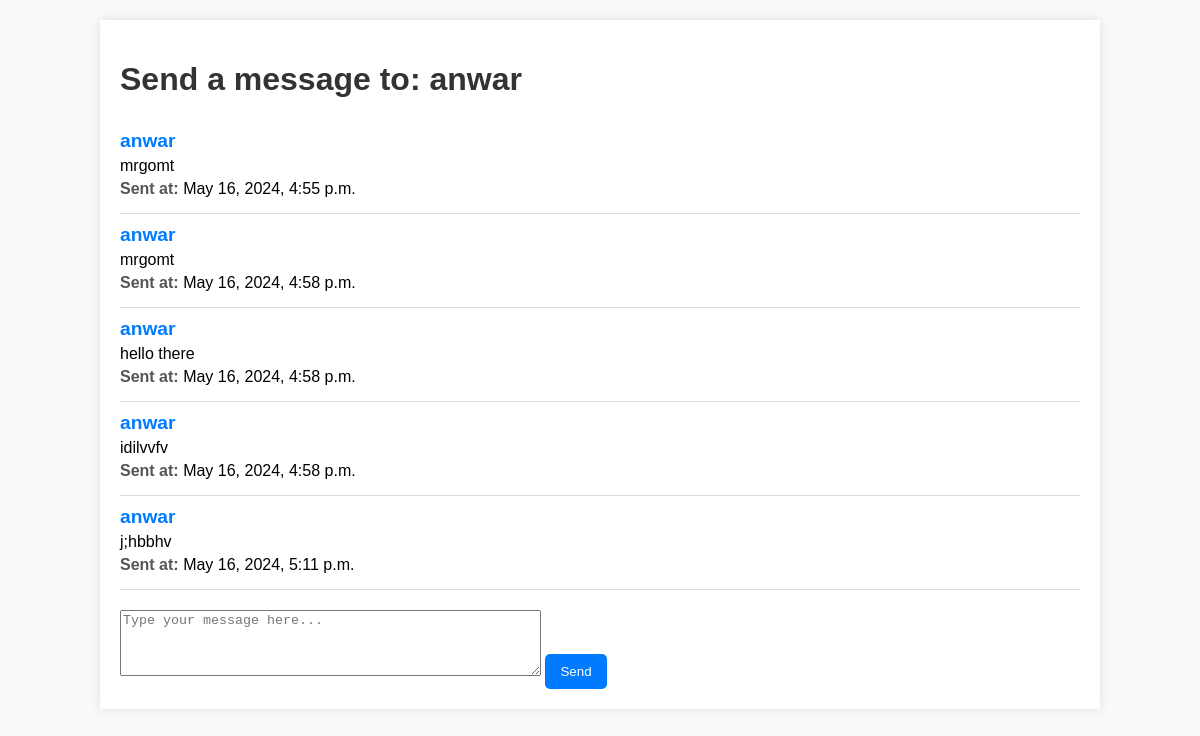
Page /message/1 on the earlier database version.
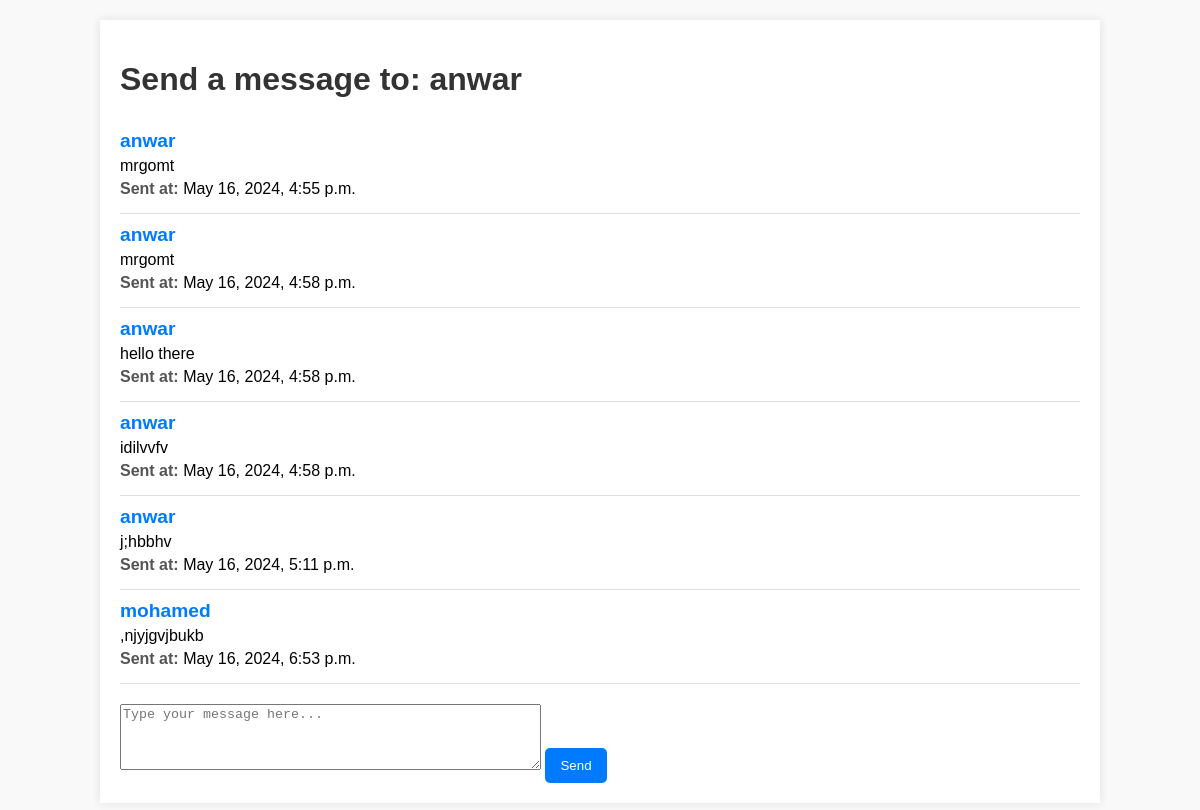
Same page on the later database version.
### api/models.py (models this page shows, shortened)
class Message(models.Model):
    body=models.TextField()
    sender=models.ForeignKey(User,on_delete=models.CASCADE,related_name='sender')
    date=models.DateTimeField(auto_now_add=True)
    receiver=models.ForeignKey(User,on_delete=models.SET_NULL,related_name='receiver',null=True)

### api/views.py (the view)
# urls.py: path('message/<str:userid>',TanmirtMessage,name='message'),
def TanmirtMessage(request,userid):
    messages=Message.objects.all()
    receiver=User.objects.get(pk=userid)
    if request.method=='POST':
        form=MessageForm(request.POST)
        if form.is_valid():
            instance=form.save(commit=False)
            instance.sender=request.user
            instance.receiver=receiver
            instance.save()
            return redirect('message',userid=userid)
    else:
        form=MessageForm()
    context={'receiver':receiver , 'form':form,'messages':messages}
    return render(request,'messages.html',context)

### api/forms.py
class MessageForm(ModelForm):
    class Meta:
        model=Message
        fields=[
            'body'
        ]
        widgets = {
            'body': forms.Textarea(attrs={
                'class': 'form-control',
                'placeholder': 'Type your message here...',
                'rows': 4,
                'cols': 50
            }),
        }
        labels = {
            'body': '',
        }

### templates/messages.html (shortened to what this page needs)
<!DOCTYPE html>
<html lang="en">
<head>
    {%load static %}
    <link rel="stylesheet" href="{% static 'css/messages.css' %}">
</head>
<body>
    <div class="container">
        <h1>Send a message to: {{ receiver.username }}</h1>
        {% for message in messages %}
        <div class="message">
            <h1>{{ message.sender.username }}</h1>
            <p>{{ message.body }}</p>
            <p><strong>Sent at:</strong> {{ message.date }}</p>
        </div>
        {% endfor %}
        <form method="post">
            {{ form.body }}
            <button type="submit">Send</button>
        </form>
    </div>
</body>
</html>

Differences in the rows shown:
added Message: sender.username "mohamed", body ",njyjgvjbukb", date "May 16, 2024, 6:53 p.m."
